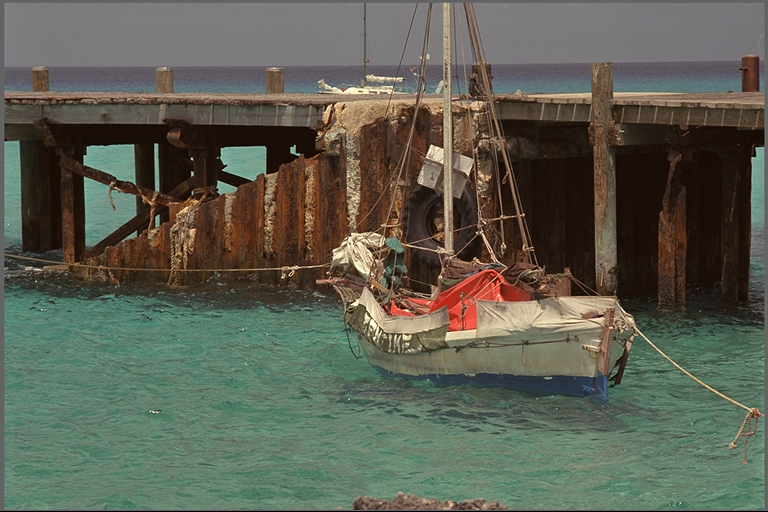
%> input picture kodak24/kodim11.png, 768 x 512 px
$ octave --eval "TCSVT;"   (GNU Octave 9; MATLAB toolbox functions it lacks are replaced by stand-ins)
%> lines starting %> are read from the running program, lines starting %| are printed output that depends on the picture
function TCSVT()
clc;format compact;tic;
% figure;
inputName = 'kodak24\kodim11.png';
outputName = '01.jpg';

CELL_SIZE = 8; %greater than 4
img = imread(inputName);
%> img is the input picture: size 512x768x3 uint8; mean R, G, B 93, 95.1, 82.3
%%% MAPPER RGB -> YCbCr
ycbcr_img = rgb2ycbcr(img);
%> ycbcr_img: size 512x768x3 uint8; mean of channels 1, 2, 3 95.9, 122.8, 128
y_image =ycbcr_img(:, :, 1);
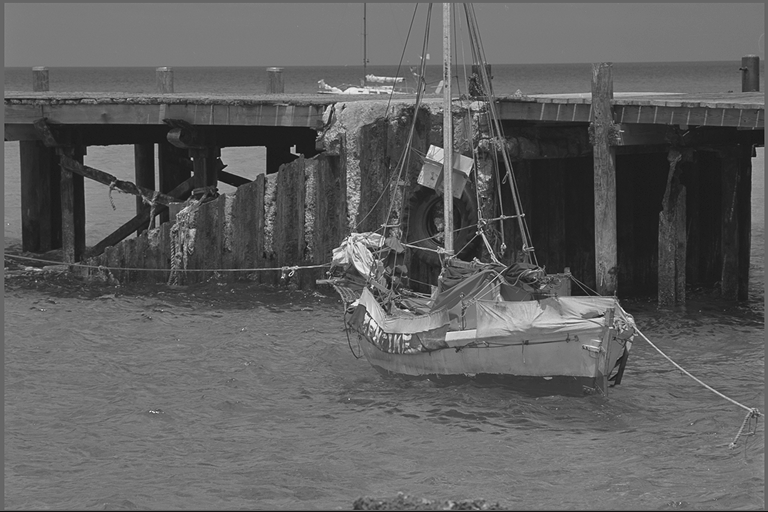
%> y_image: size 512x768 uint8; min 16, max 235, mean 95.9

%%% Turn into cells 8x8
repeat_height = size(y_image, 1)/CELL_SIZE;
%> repeat_height = 64
repeat_width = size(y_image, 2)/CELL_SIZE;
%> repeat_width = 96
repeat_height_mat = repmat(CELL_SIZE, [1 repeat_height]);
%> repeat_height_mat = 64 values from 8 to 8
repeat_width_mat = repmat(CELL_SIZE, [1 repeat_width]);
%> repeat_width_mat = 96 values from 8 to 8
y_sub_image = mat2cell(y_image, repeat_height_mat, repeat_width_mat);
%> y_sub_image = 6144 items

y_sub_dct = y_sub_image;
%> y_sub_dct = 6144 items
for i=1:repeat_height
    for j=1:repeat_width
        y_sub_image{i, j} = dcTransform(y_sub_image{i, j});
        y_sub_dct{i,j} = getDCT(y_sub_image{i,j});
    end
end

hist_out = GetInvCoffHist(y_sub_dct, repeat_height, repeat_width);
% [dss_table,w] = estBlockDss(y_sub_dct,1.55, [1000 300],repeat_height, repeat_width);
[dss_table,w] = estBlockDss(y_sub_dct, y_image, 1.55, [1000 300], repeat_height, repeat_width);
rate_table = estBlockRateInd(hist_out, repeat_height, repeat_width);

%---初始化/参数设定
generations=300;                                %迭代次数
population1=50;                                     %种群1大小(须为偶数)
global poplength
poplength=64;                                            %个体长度
lumMat = [16 11 10 16 24 40 51 61 ...
    12 12 14 19 26 58 60 55 ...
    14 13 16 24 40 57 69 56 ...
    14 17 22 29 51 87 80 62 ...
    18 22 37 56 68 109 103 77 ...
    24 35 55 64 81 104 113 92 ...
    49 64 78 87 103 121 120 101 ...
    72 92 95 98 112 100 103 99];
 population = zeros(population1,64);
  for i = 1:population1%种群1初始化
     out = quantLumMat(lumMat, i*2);
     population(i,:) = out;
  end

% [8 lines of commented-out code are left out]
populationlum = population;
%---开始迭代进化
 for gene=1:generations                      %开始迭代
    px=size(populationlum,1);
    if mod(px,2)~=0
        populationlum(px+1,:)=lumMat;
    end
    newpopulation=ones(size(populationlum,1),poplength);
    for i = 1:2:px-1
        a=rand();
        if(a<=0.2)
            cpoint = 16;
            index = getTopKPostion(dss_table, rate_table,populationlum(i,:), populationlum(i+1,:), cpoint);
            newpopulation(i,:) = populationlum(i,:);
            newpopulation(i, index) = populationlum(i+1, index);
            index = getTopKPostion(dss_table, rate_table,populationlum(i+1,:), populationlum(i,:), cpoint);
            newpopulation(i+1,:) = populationlum(i+1,:);
            newpopulation(i+1, index) = populationlum(i, index);              %交叉
        else
            b=rand();
            if b<=0.5
                if gene<generations/2
                   temp =round(rand.*63)+1;
                else
                   temp = 16;
                end
                newpopulation(i,:) = populationlum(i,:);
                newpopulation(i+1,:) = populationlum(i+1,:);
                %            [add_index, minus_index] = getTopKPostionForMut(mse_table, rate_table, populationlum(i,:), temp);%lp
                [ minus_index,index_new] = getTopKPostionForMut(dss_table, rate_table, populationlum(i,:), temp);
                populationlum(i,index_new(1,:)) = minus_index(1,index_new(1,:));
                [ minus_index,index_new] = getTopKPostionForMut(dss_table, rate_table,populationlum(i+1,:), temp);
                populationlum(i+1,index_new(1,:)) = minus_index(1,index_new(1,:));
            else
                newpopulation(i,:) = populationlum(i,:);              %变异二
                newpopulation(i+1,:) = populationlum(i+1,:);
                q=round(rand.*100)+1;
                if q<1
                    q=1;
                    scale=50*100/q;
                end
                if q>100
                    q=100;
                    scale=200-q*2;
                end
                if q<50
                    scale=50*100/q;
                else
                    scale=200-q*2;
                end
                for j=1:64
                    newpopulation(i,j)=round((newpopulation(i,j)*scale+50)/100);
                    if newpopulation(i,j)<1
                        newpopulation(i,j)=1;
                    else
                        if newpopulation(i,j)>255
                            newpopulation(i,j)=255;
                        end
                    end
                end
                for k=1:64
                    newpopulation(i+1,k)=round((newpopulation(i+1,k)*scale+50)/100);
                    if newpopulation(i+1,k)<1
                        newpopulation(i+1,k)=1;
                    else
                        if newpopulation(i+1,k)>255
                            newpopulation(i+1,k)=255;
                        end
                    end
                end
            end
        end
    end
    newpopulation = [populationlum;newpopulation];  %合并父子种群1
    functionvalue = MSE(newpopulation, y_image, y_sub_image, y_sub_dct, repeat_height, repeat_width, outputName, 1, dss_table, w, rate_table);

    X = [0.2,0.6,1,1.4];   %可行域
    Y = abs(X - functionvalue(:,1));
    Y(Y(:,1) <=0.05,1)= 0; % [0.2-0.2*10%,0.2+0.2*10%]
    Y(Y(:,2) <=0.1,2)= 0;  %[0.6-0.6*10%,0.6+0.6*10%]
    Y(Y(:,3) <=0.1,3)= 0;  %[1-1*10%,1+1*10%]
    Y(Y(:,4) <=0.2,4)= 0;  %[1.4-1.4*10%,1.4+1.4*10%]
    [cov,~]=min(Y,[],2);   %每一行选择最小的保存
    CV = CalCV(cov);       %归一化

% [6 lines of commented-out code are left out]
    Fitness = CalFitness(functionvalue,CV); %计算适应度值
    [populationlum,Fitness] = EnvironmentalSelection(Fitness,newpopulation,functionvalue,population1);
% [56 lines of commented-out code are left out]
  functionvalue = MSE(populationlum, y_image, y_sub_image, y_sub_dct, repeat_height, repeat_width, outputName, 1, dss_table, w, rate_table);


% [4 lines of commented-out code are left out]


 end
    truevalue = MSE(populationlum(1,:), y_image, y_sub_image, y_sub_dct, repeat_height, repeat_width, outputName, 0, dss_table,w, rate_table);
    fprintf('已完成,耗时%4s秒\n',num2str(toc));          %程序最终耗时
%     dlmwrite('DSSresult/kodim24/time.txt',num2str(toc));
    truevalue = MSE(populationlum, y_image, y_sub_image, y_sub_dct, repeat_height, repeat_width, outputName, 0, dss_table,w, rate_table);
     dlmwrite('DSSresult/kodim01/truevalue.txt',truevalue);
     dlmwrite('DSSresult/kodim01/QT.txt',populationlum);

    estvalue = MSE(populationlum, y_image, y_sub_image, y_sub_dct, repeat_height, repeat_width, outputName, 1, dss_table,w, rate_table);
    X = [0.2,0.6,1,1.4];%可行域
    Y = abs(X - truevalue(:,1));
    Y_est = abs(X - estvalue(:,1));
    Y_est(Y_est(:,1) <=0.05,1)= 0;
    Y_est(Y_est(:,2) <=0.1,2)= 0;
    Y_est(Y_est(:,3) <=0.1,3)= 0;
    Y_est(Y_est(:,4) <=0.1,4)= 0;
    [cov_est,~]=min(Y_est,[],2);
    index_est = find(cov_est==0);

    Y(Y(:,1) <=0.05,1)= 0;
    Y(Y(:,2) <=0.1,2)= 0;
    Y(Y(:,3) <=0.1,3)= 0;
    Y(Y(:,4) <=0.1,4)= 0
    [cov,~]=min(Y,[],2);
    Yvalue = X - truevalue(:,1);
    index1 = find(cov==0);
    truevalue_new=truevalue(index1,:);

    Yest = abs(X - estvalue(:,1));
    Yest(Yest(:,1) <=0.05,1)= 0;
    Yest(Yest(:,2) <=0.1,2)= 0;
    Yest(Yest(:,3) <=0.1,3)= 0;
    Yest(Yest(:,4) <=0.1,4)= 0;
    [covest,~]=min(Yest,[],2);
    indexest = find(covest==0);
    output=estvalue(indexest,:);

    Ytrue = abs(X - truevalue_new(:,1));
    Ytrue(Ytrue(:,1) <=0.05,1)= 0;
    Ytrue(Ytrue(:,2) <=0.05,2)= 0;
    Ytrue(Ytrue(:,3) <=0.05,3)= 0;
    Ytrue(Ytrue(:,4) <=0.05,4)= 0;
    [covtrue,~]=min(Ytrue,[],2);
    indextrue = find(covtrue==0);
    truevalue_new=truevalue_new(indextrue,:);

% [23 lines of commented-out code are left out]
    figure;
    y1 = 3;
    y2 = 1.5;
    y3 = 1.5;
    y4 = 1.5;
    % bar(x,y);
    hold on
    bar(0.2,y1,0.1)
    hold on
    bar(0.6,y2,0.1)
    hold on
    bar(1,y3,0.1)
    hold on
    bar(1.4,y4,0.1)
    unCov_truevalue = load('unCov_truevalue/kodim01_truevalue.txt');
     jpeg = load('unCov_truevalue/jpeg_kodim01.txt');
     plot(truevalue_new(:,1),truevalue_new(:,2),'*r');
     hold on;
     plot(output(:,1),output(:,2),'^b');
     hold on;
     plot(jpeg(:,1),jpeg(:,2),'og');
     hold on;
     plot(unCov_truevalue(:,1),unCov_truevalue(:,2),'*m');
     xlabel('Rate(bpp)');ylabel('1/DSS');
     legend('Feasible regions','Feasible regions','Feasible regions','Feasible regions','Obtained solutions','Est with constraints','jpeg','PF without constraints');
 end


% [166 lines left out: functions CalCV, getTopKPostion, getTopKPostionForMut, quantLumMat, not called in this run]
%> (the run ends here)
